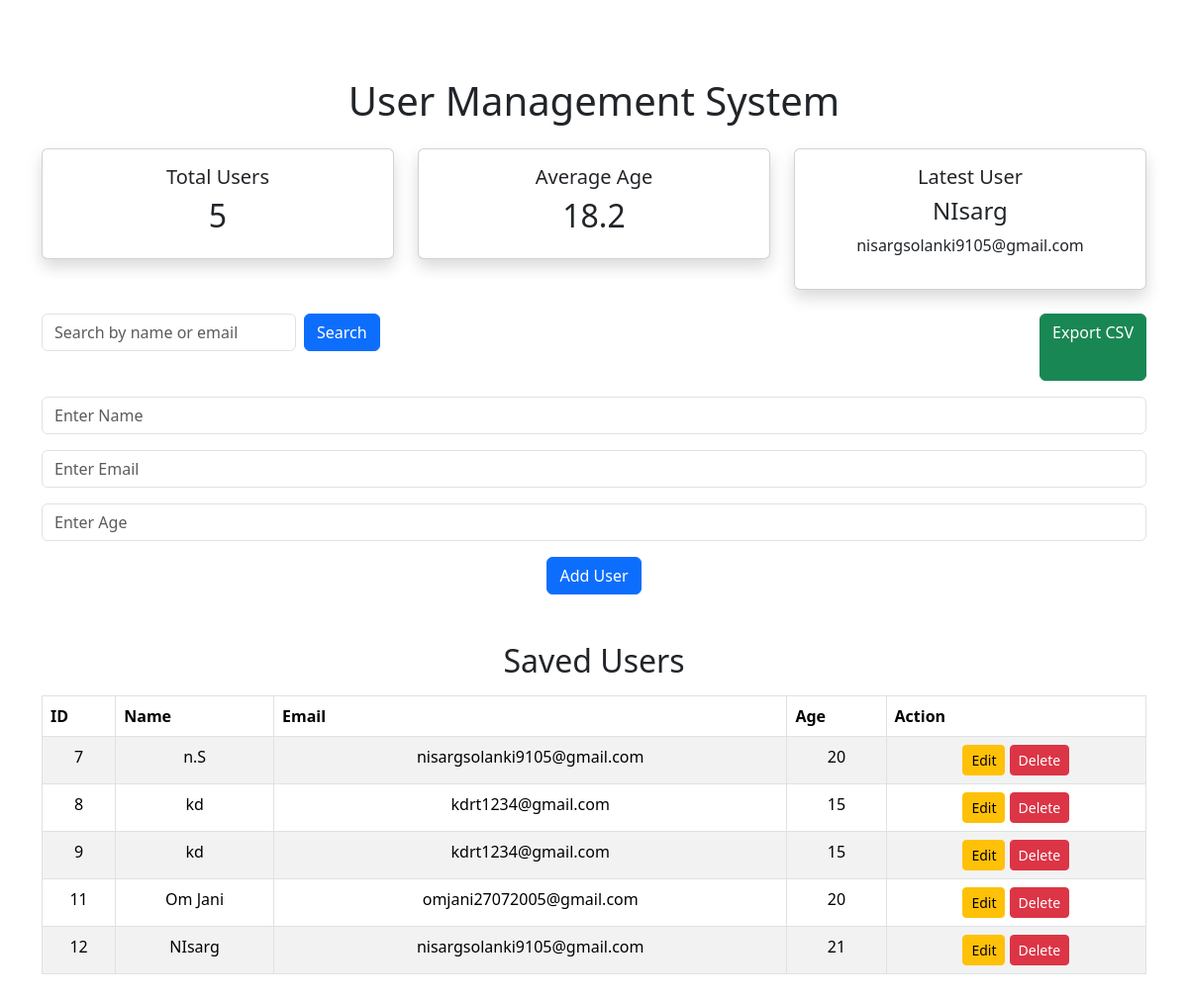
Before: / with the older database file.
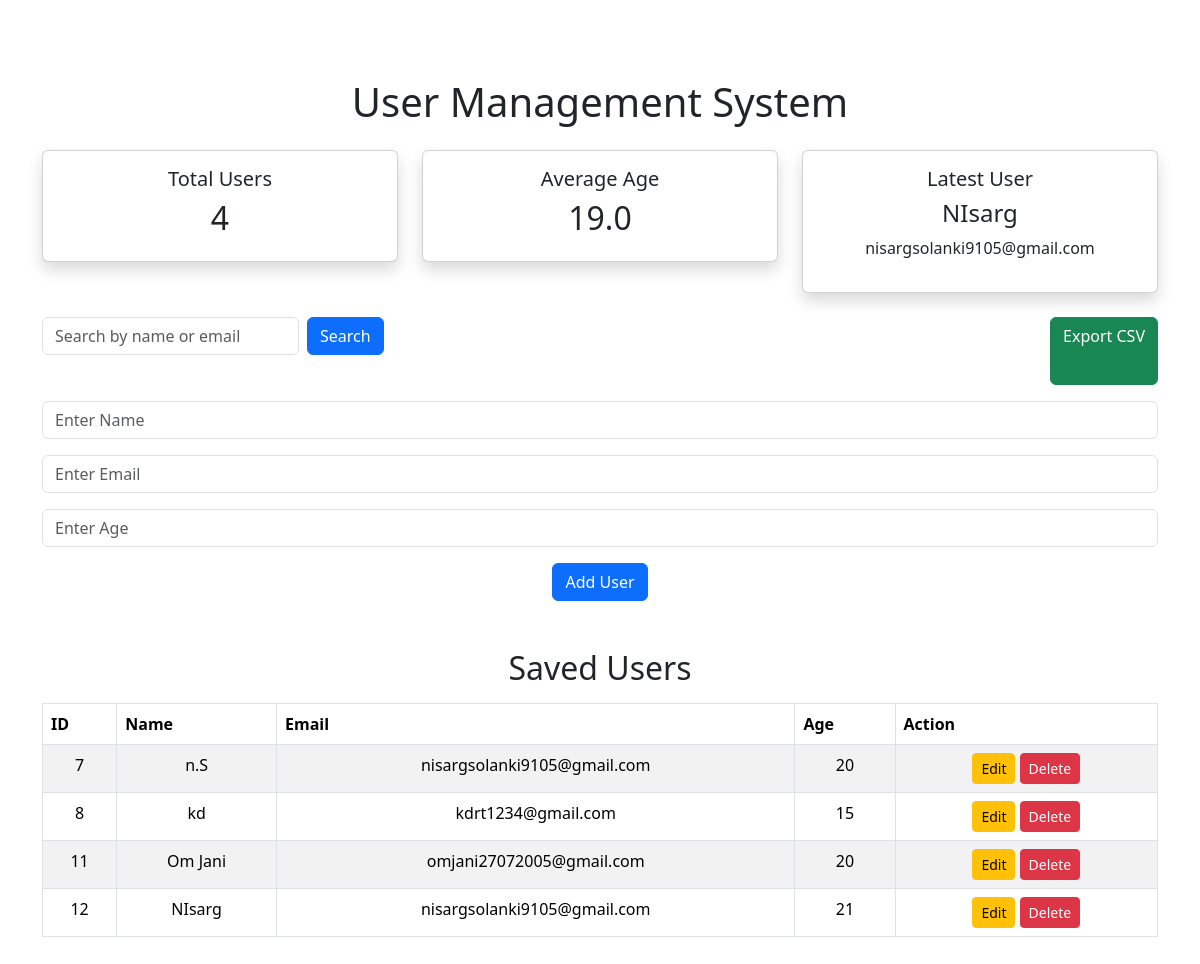
After: the same page with the newer database file.
### tables this page shows
CREATE TABLE users (
        id INTEGER PRIMARY KEY AUTOINCREMENT,
        name TEXT,
        email TEXT,
        age INTEGER
    );

### app.py (the view, shortened to what this page needs)
@app.route("/", methods=["GET", "POST"])
def home():
    conn = sqlite3.connect("database.db")
    cursor = conn.cursor()
    search = request.args.get("search")
    if search:
        cursor.execute(
            """
            SELECT * FROM users
            WHERE name LIKE ?
            OR email LIKE ?
            """,
            (
                "%" + search + "%",
                "%" + search + "%"
            )
        )
    else:
        cursor.execute(
            "SELECT * FROM users"
        )
    users = cursor.fetchall()
    cursor.execute(
        "SELECT COUNT(*) FROM users"
    )
    total_users = cursor.fetchone()[0]
    cursor.execute(
        "SELECT AVG(age) FROM users"
    )
    average_age = cursor.fetchone()[0]
    cursor.execute(
        """
        SELECT * FROM users
        ORDER BY id DESC
        LIMIT 1
        """
    )
    latest_user = cursor.fetchone()
    conn.close()
    return render_template(
        "index.html",
        users=users,
        total_users=total_users,
        average_age=average_age,
        latest_user=latest_user
    )

### templates/index.html (shortened to what this page needs)
<!DOCTYPE html>
<html>
<head>
    <link rel="stylesheet" href="{{ url_for('static', filename='style.css') }}">
    <link href="https://cdn.jsdelivr.net/npm/bootstrap@5.3.3/dist/css/bootstrap.min.css" rel="stylesheet">
</head>
<body>
<div class="container mt-5">
    <h1 class="text-center mb-4">
        User Management System
    </h1>
    <div class="row mb-4">
        <div class="col-md-4">
            <div class="card text-center shadow">
                <div class="card-body">
                    <h5 class="card-title">
                        Total Users
                    </h5>
                    <h2>
                        {{ total_users }}
                    </h2>
                </div>
            </div>
        </div>
        <div class="col-md-4">
            <div class="card text-center shadow">
                <div class="card-body">
                    <h5 class="card-title">
                        Average Age
                    </h5>
                    <h2>
                        {{ average_age|round(1) if average_age else 0 }}
                    </h2>
                </div>
            </div>
        </div>
        <div class="col-md-4">
            <div class="card text-center shadow">
                <div class="card-body">
                    <h5 class="card-title">
                        Latest User
                    </h5>
                    {% if latest_user %}
                    <h4>
                        {{ latest_user[1] }}
                    </h4>
                    <p>
                        {{ latest_user[2] }}
                    </p>
                    {% else %}
                    <p>
                        No users yet
                    </p>
                    {% endif %}
                </div>
            </div>
        </div>
    </div>
    <div class="d-flex justify-content-between mb-3">
        <form method="GET" action="/" class="d-flex">
            <input
            type="text"
            name="search"
            class="form-control me-2"
            placeholder="Search by name or email">
            <button class="btn btn-primary">
                Search
            </button>
        </form>
        <a href="/export" class="btn btn-success">
            Export CSV
        </a>
    </div>
    <form method="POST">
        <input
        type="text"
        name="name"
        class="form-control mb-3"
        placeholder="Enter Name"
        required>
        <input
        type="email"
        name="email"
        class="form-control mb-3"
        placeholder="Enter Email"
        required>
        <input
        type="number"
        name="age"
        class="form-control mb-3"
        placeholder="Enter Age"
        required>
        <button class="btn btn-primary">
            Add User
        </button>
    </form>
    <h2 class="mt-5">
        Saved Users
    </h2>
    <table class="table table-bordered table-striped mt-3">
        <thead>
            <tr>
                <th>ID</th>
                <th>Name</th>
                <th>Email</th>
                <th>Age</th>
                <th>Action</th>
            </tr>
        </thead>
        <tbody>
        {% for user in users %}
            <tr>
                <td>
                    {{ user[0] }}
                </td>
                <td>
                    {{ user[1] }}
                </td>
                <td>
                    {{ user[2] }}
                </td>
                <td>
                    {{ user[3] }}
                </td>
                <td>
                    <a href="/edit/{{user[0]}}"
                    class="btn btn-warning btn-sm">
                    Edit
                    </a>
                    <a href="/delete/{{user[0]}}"
                    class="btn btn-danger btn-sm"
                    onclick="return confirm('Delete this user?');">
                    Delete
                    </a>
                </td>
            </tr>
        {% endfor %}
        </tbody>
    </table>
</div>
</body>
</html>

### static/style.css (style rules this page uses)
body { font-family: Arial, sans-serif; background: #f2f2f2; }
.container { width: 80%; margin: 40px auto; background: white; padding: 30px; border-radius: 10px; }
h1, h2 { text-align: center; }
form { text-align: center; margin-bottom: 30px; }
input { padding: 10px; margin: 5px; border-radius: 5px; border: 1px solid #aaa; }
button { padding: 10px 20px; background: green; color: white; border: none; border-radius: 5px; cursor: pointer; }
table { width: 100%; border-collapse: collapse; }
th, td { padding: 12px; text-align: center; border: 1px solid #ddd; }

Changed rows visible on the page:
removed users: id "9", name "kd", email "kdrt1234@gmail.com", age "15"
Other visible differences:
{{ total_users }}: "5" → "4"
{{ average_age|round(1) if average_age else 0 }}: "18.2" → "19.0"
